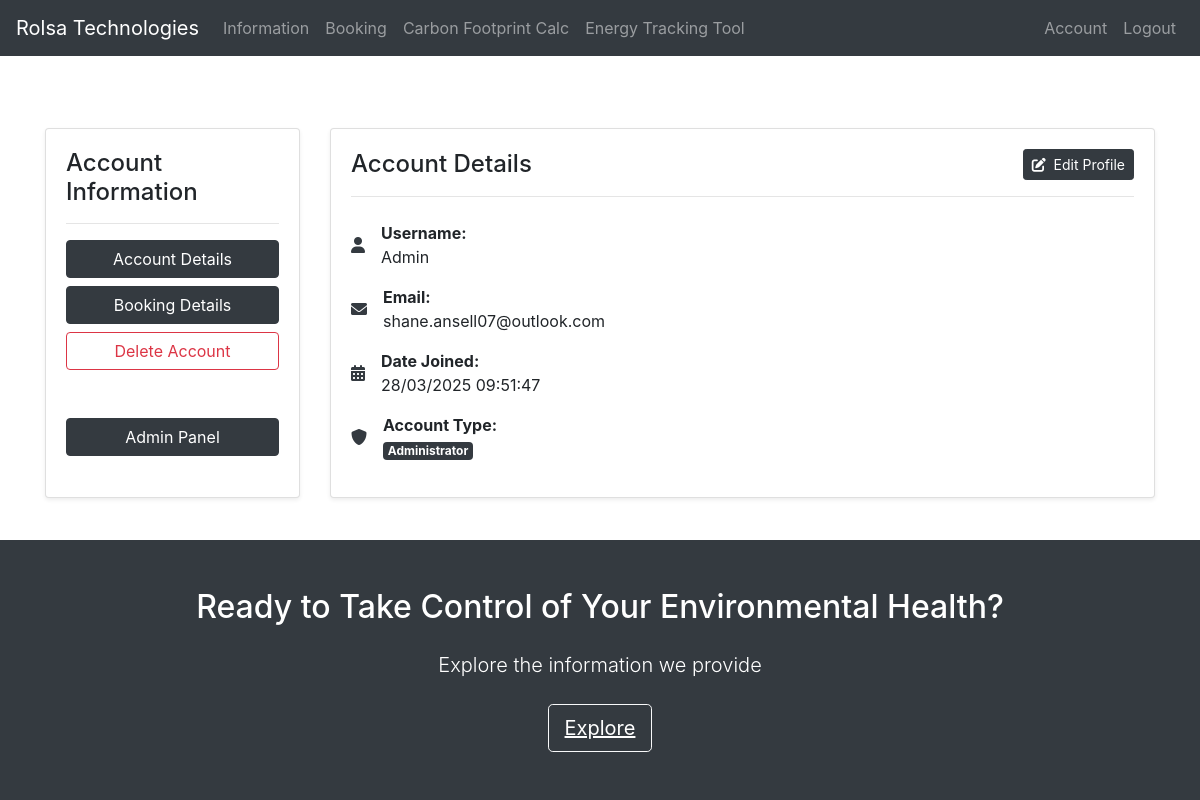
/account (signed in), run on the app's committed database.
### tables this page shows
CREATE TABLE users (
    id INTEGER PRIMARY KEY AUTOINCREMENT,
    username TEXT NOT NULL,
    email TEXT NOT NULL UNIQUE,
    password TEXT NOT NULL,
    admin BOOLEAN DEFAULT 0,
    created_at TIMESTAMP DEFAULT (UK_DATE()),
    updated_at TIMESTAMP DEFAULT (UK_DATE()),
    UNIQUE(email)
);

### main.py (the view, shortened to what this page needs)
@app.route('/account', methods=['GET', 'POST'])
def account():
    if not is_logged_in():
        flash('Please log in to view your account', 'danger')
        return redirect(url_for('login'))
    show_account_details = True
    show_booking_details = False
    show_admin_panel = False
    show_delete_confirmation = False
    conn = get_db_connection()
    cursor = conn.cursor()
    cursor.execute('SELECT * FROM users WHERE id = ?', (session['user_id'],))
    user = cursor.fetchone()
    conn.close()
    user_username = user['username']
    user_email = user['email']
    user_date_joined = user['created_at']
    return render_template('account.html',
                        is_logged_in=is_logged_in,
                        is_admin=is_admin(),
                        user_username=user_username,
                        user_email=user_email,
                        user_date_joined=user_date_joined,
                        show_delete_confirmation=show_delete_confirmation
                        )

### main.py (called while the page is built)
def get_db_connection():
    conn = sqlite3.connect('database.db')
    conn.row_factory = sqlite3.Row
    def uk_date():
        return datetime.now().strftime('%d/%m/%Y %H:%M:%S')
    conn.create_function('UK_DATE', 0, uk_date)
    return conn

def is_logged_in():
    print("Checking login status:", 'user_id' in session)  # Debug line
    return 'user_id' in session

def is_admin():
    if not is_logged_in():
        return False
    conn = get_db_connection()
    cursor = conn.cursor()
    cursor.execute('SELECT * FROM users WHERE id = ?', (session['user_id'],))
    user = cursor.fetchone()
    conn.close()
    print("Checking admin status:", user['admin'])  # Debug line
    return user['admin']

### templates/account.html (shortened to what this page needs)
{% extends "base.html" %}
{% block content %}
<div class="container mt-5 py-4">
    <div class="row">
        <div class="col-md-3">
            <div class="card shadow-sm h-100">
                <div class="card-body">
                    <h4 class="card-title">Account Information</h4>
                    <hr>
                    <div class="d-flex flex-column">
                        <form action="/account" method="POST">
                            <button type="submit" name="account_details" value="true" class="btn btn-dark w-100">Account Details</button>
                        </form>
                        <form action="/account" method="POST" class="mt-2">
                            <button type="submit" name="booking_details" value="true" class="btn btn-dark w-100">Booking Details</button>
                        </form>
                        <form action="/account" method="POST" class="mt-2">
                            <button type="submit" name="show_delete_confirmation" value="true" class="btn btn-outline-danger w-100">Delete Account</button>
                        </form>
                        {% if is_admin %}
                            <form action="/account" method="POST" class="mt-5">
                                <button type="submit" name="admin_panel" value="true" class="btn btn-dark w-100">Admin Panel</button>
                            </form>
                        {% endif %}
                    </div>
                </div>
            </div>
        </div>
        {% if show_account_details != False %}
            <div class="col-md-9">
                <div class="card shadow-sm" style="min-height: 350px;">
                    <div class="card-body">
                        <div class="d-flex justify-content-between align-items-center mb-3">
                            <h4 class="card-title mb-0">Account Details</h4>
                            {% if not edit_mode %}
                                <form action="/account" method="POST">
                                    <button type="submit" name="enable_edit_mode" value="true" class="btn btn-sm btn-dark">
                                        <i class="fas fa-edit mr-1"></i> Edit Profile
                                    </button>
                                </form>
                            {% endif %}
                        </div>
                        <hr>
                        {% if edit_mode %}
                        <form action="/account" method="POST" class="mt-3">
                            <div class="form-group row">
                                <label for="username" class="col-sm-3 col-form-label">Username</label>
                                <div class="col-sm-9">
                                    <input type="text" class="form-control" id="username" name="username" value="{{ user_username }}">
                                </div>
                            </div>
                            <div class="form-group row">
                                <label for="email" class="col-sm-3 col-form-label">Email</label>
                                <div class="col-sm-9">
                                    <input type="email" class="form-control" id="email" name="email" value="{{ user_email }}">
                                </div>
                            </div>
                            <hr>
                            <div class="mb-3">
                                <h6>Password Settings</h6>
                                <p class="text-muted small">To update username/email only: Enter just your current password</p>
                                <p class="text-muted small">To change password: Fill in all password fields below</p>
                            </div>
                            <div class="form-group row">
                                <label for="current_password" class="col-sm-3 col-form-label">Current Password</label>
                                <div class="col-sm-9">
                                    <input type="password" class="form-control" id="current_password" name="current_password" placeholder="Required to make any changes">
                                </div>
                            </div>
                            <div class="form-group row password-change-section">
                                <label for="new_password" class="col-sm-3 col-form-label">New Password</label>
                                <div class="col-sm-9">
                                    <input type="password" class="form-control" id="new_password" name="new_password" placeholder="Only needed when changing password"
                                        pattern="(?=.*\d)(?=.*[_@$!%*?&_])(?=.*[A-Z])[A-Za-z\d_@$!%*?&_]{8,}"
                                            title="Password must be at least 8 characters long, contain at least one number, one special character, and one uppercase letter.">
                                </div>
                            </div>
                            <div class="form-group row password-change-section">
                                <label for="confirm_password" class="col-sm-3 col-form-label">Confirm Password</label>
                                <div class="col-sm-9">
                                    <input type="password" class="form-control" id="confirm_password" name="confirm_password" placeholder="Only needed when changing password">
                                </div>
                            </div>
                            <div class="form-group row mt-4">
                                <div class="col-sm-9 offset-sm-3">
                                    <button type="submit" name="save_profile" value="true" class="btn btn-success">Save Changes</button>
                                    <button type="submit" name="cancel_edit" value="true" class="btn btn-secondary ml-2" formnovalidate>Cancel</button>
                                </div>
                            </div>
                        </form>
                        {% else %}
                        <div class="mt-4">
                            <div class="row mb-3">
                                <div class="col-12">
                                    <div class="d-flex align-items-center">
                                        <i class="fas fa-user text-dark mr-3"></i>
                                        <div>
                                            <strong>Username:</strong>
                                            <div>{{ user_username }}</div>
                                        </div>
                                    </div>
                                </div>
                            </div>
                            <div class="row mb-3">
                                <div class="col-12">
                                    <div class="d-flex align-items-center">
                                        <i class="fas fa-envelope text-dark mr-3"></i>
                                        <div>
                                            <strong>Email:</strong>
                                            <div>{{ user_email }}</div>
                                        </div>
                                    </div>
                                </div>
                            </div>
                            <div class="row mb-3">
                                <div class="col-12">
                                    <div class="d-flex align-items-center">
                                        <i class="fas fa-calendar-alt text-dark mr-3"></i>
                                        <div>
                                            <strong>Date Joined:</strong>
                                            <div>{{ user_date_joined }}</div>
                                        </div>
                                    </div>
                                </div>
                            </div>
                            <div class="row mb-3">
                                <div class="col-12">
                                    <div class="d-flex align-items-center">
                                        <i class="fas fa-shield-alt text-dark mr-3"></i>
                                        <div>
                                            <strong>Account Type:</strong>
                                            <div>
                                                {% if is_admin %}
                                                <span class="badge badge-dark">Administrator</span>
                                                {% else %}
                                                <span class="badge badge-secondary">Standard User</span>
                                                {% endif %}
                                            </div>
                                        </div>
                                    </div>
                                </div>
                            </div>
                        </div>
                        {% endif %}
                    </div>
                </div>
            </div>
        {% endif %}
    </div>
</div>
{% endblock %}

### static/styles.css (style rules this page uses)
body { min-height: 100vh; display: flex; flex-direction: column; margin: 0; }

### data on the page
users: username "Admin", email "shane.ansell07@outlook.com", created_at "28/03/2025 09:51:47"
